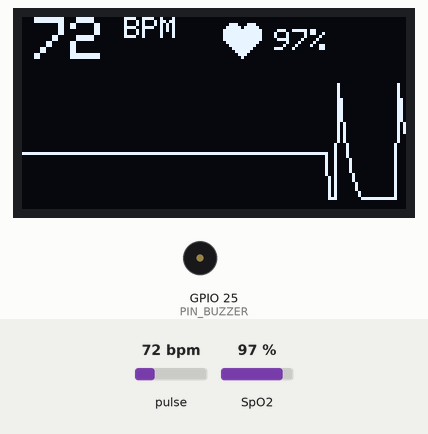
The sketch below on a simulated ESP32. On the bench: 128×64 one-colour display, buzzer (waves = sounding). Inputs (shaded band) come from the test bench; at power-on: SpO2 97 %, pulse 72 bpm. WiFi joins after 1.5 s; servers stay silent unless stated; no MQTT or app messages arrive unless stated; what the sketch prints to the serial monitor is not drawn.

Above: at 5.2 s.
5.3 s: SpO2 set to 93 %
At 6.2 s:
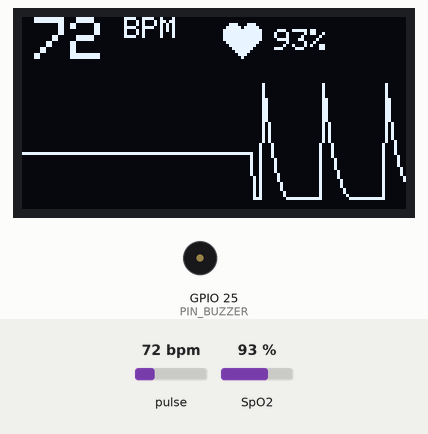
7.6 s: SpO2 set to 90 %
At 9.22 s:
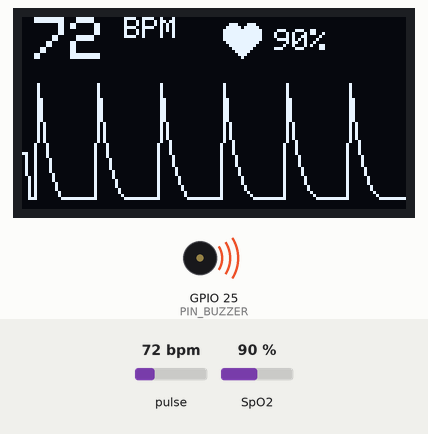
11.8 s: pulse set to 42 bpm
At 12.22 s:
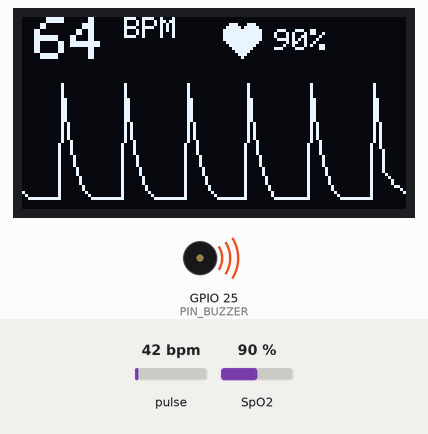
13.4 s: pulse set to 70 bpm
At 14.22 s:
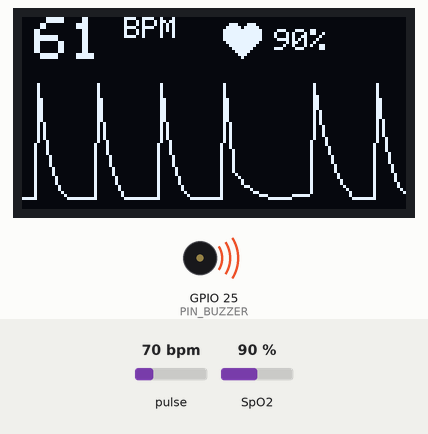
Timing chart, 0 to 16.0 s (numbered marks = the images above; inputs shaded):
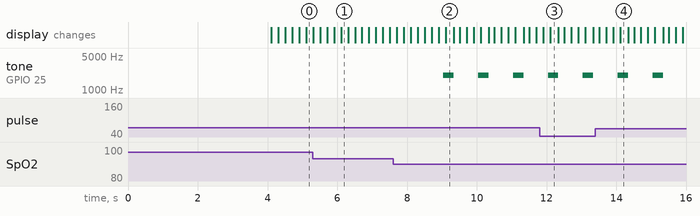

The sketch:

cardiobuddy_esp32.ino
```cpp
/*
  CardioBuddy – firmware ESP32 (capa de dispositivo, Fig. 1 del informe)

  Hardware:
    - ESP32 DevKit
    - Módulo pulsioxímetro MAX30102 (I2C 0x57)
    - Pantalla OLED SSD1306 128x64 (I2C 0x3C)
    - Zumbador en GPIO 25
    Conexión I2C compartida: SDA = GPIO 21, SCL = GPIO 22, VCC = 3V3, GND = GND

  Librerías (Gestor de librerías de Arduino IDE):
    - "SparkFun MAX3010x Pulse and Proximity Sensor Library"
    - "Adafruit SSD1306" y "Adafruit GFX Library"
    - "PubSubClient" (Nick O'Leary)

  Publica cada ~1 s en MQTT, tópico cardiobuddy/<DISPOSITIVO>/telemetria:
    {"fc": 92, "spo2": 98, "token": "..."}
  La pantalla y el zumbador funcionan aunque no haya Wi-Fi.
*/
#include <WiFi.h>
#include <PubSubClient.h>
#include <Wire.h>
#include <Adafruit_GFX.h>
#include <Adafruit_SSD1306.h>
#include "MAX30105.h"
#include "spo2_algorithm.h"

// ------------------------------------------------------------ configuración
const char* WIFI_SSID   = "TU_RED";
const char* WIFI_PASS   = "TU_CLAVE";
const char* MQTT_HOST   = "192.168.1.50";      // IP de la PC donde corre el servidor
const int   MQTT_PORT   = 1883;
const char* DISPOSITIVO = "cb-01";             // mismo código que en el formulario web
const char* TOKEN       = "cambia-este-token"; // igual a CB_DEVICE_TOKEN del servidor

const int EDAD = 6;            // para la alerta local (la web usa la edad del perfil)
const int SPO2_MIN = 92;
const int PIN_BUZZER = 25;
const uint32_t IR_DEDO = 50000; // bajo este valor no hay dedo sobre el sensor

// ------------------------------------------------------------ objetos
Adafruit_SSD1306 oled(128, 64, &Wire, -1);
MAX30105 sensor;
WiFiClient red;
PubSubClient mqtt(red);

const int N = 100;             // muestras para el algoritmo (4 s a 25 Hz)
uint32_t irBuf[N], redBuf[N];
int32_t spo2, fc; int8_t spo2Ok, fcOk;
int fcMostrada = 0, spo2Mostrada = 0, criticas = 0;
uint8_t onda[128]; int ondaPos = 0;
unsigned long ultimoIntentoWifi = 0, ultimoIntentoMqtt = 0;

int fcMax(int edad) { return edad <= 2 ? 160 : edad <= 5 ? 150 : edad <= 12 ? 140 : 130; }

// ------------------------------------------------------------ conectividad (no bloqueante)
void mantenerRed() {
  if (WiFi.status() != WL_CONNECTED) {
    if (millis() - ultimoIntentoWifi > 10000) {
      ultimoIntentoWifi = millis();
      WiFi.begin(WIFI_SSID, WIFI_PASS);
    }
    return;
  }
  if (!mqtt.connected() && millis() - ultimoIntentoMqtt > 5000) {
    ultimoIntentoMqtt = millis();
    mqtt.connect((String("cb-") + DISPOSITIVO).c_str());
  }
  mqtt.loop();
}

void publicar() {
  if (!mqtt.connected()) return;
  char json[96];
  if (spo2Mostrada > 0)
    snprintf(json, sizeof(json), "{\"fc\":%d,\"spo2\":%d,\"token\":\"%s\"}", fcMostrada, spo2Mostrada, TOKEN);
  else
    snprintf(json, sizeof(json), "{\"fc\":%d,\"spo2\":null,\"token\":\"%s\"}", fcMostrada, TOKEN);
  char topico[64];
  snprintf(topico, sizeof(topico), "cardiobuddy/%s/telemetria", DISPOSITIVO);
  mqtt.publish(topico, json);
}

// ------------------------------------------------------------ pantalla
void dibujar(bool dedo) {
  oled.clearDisplay();
  oled.setTextColor(SSD1306_WHITE);
  if (!dedo) {
    oled.setTextSize(1); oled.setCursor(10, 24); oled.print("Coloca tu dedo");
    oled.setCursor(10, 36); oled.print("sobre el sensor");
  } else {
    oled.setTextSize(2); oled.setCursor(4, 0);
    if (fcMostrada > 0) oled.print(fcMostrada); else oled.print("--");
    oled.setTextSize(1); oled.print(" BPM");
    oled.setCursor(84, 4); if (spo2Mostrada > 0) { oled.print(spo2Mostrada); oled.print("%"); }
    // corazón
    oled.fillCircle(70, 5, 3, SSD1306_WHITE); oled.fillCircle(76, 5, 3, SSD1306_WHITE);
    oled.fillTriangle(67, 6, 79, 6, 73, 13, SSD1306_WHITE);
    // onda tipo ECG (señal IR desplazándose)
    for (int x = 1; x < 128; x++) {
      int a = onda[(ondaPos + x - 1) % 128], b = onda[(ondaPos + x) % 128];
      oled.drawLine(x - 1, a, x, b, SSD1306_WHITE);
    }
  }
  oled.display();
}

void agregarOnda(uint32_t ir) {
  static float base = 0, minv = 1e9, maxv = 0;
  base = base == 0 ? ir : base * 0.95 + ir * 0.05;
  float v = ir - base;
  minv = min(minv * 0.99f + v * 0.01f, v); maxv = max(maxv * 0.99f + v * 0.01f, v);
  float rango = max(maxv - minv, 50.0f);
  int y = 60 - (int)((v - minv) / rango * 38);   // zona de 22 a 60 px
  onda[ondaPos] = constrain(y, 22, 60);
  ondaPos = (ondaPos + 1) % 128;
}

// ------------------------------------------------------------ setup / loop
void setup() {
  Serial.begin(115200);
  pinMode(PIN_BUZZER, OUTPUT);
  Wire.begin(21, 22);
  if (!oled.begin(SSD1306_SWITCHCAPVCC, 0x3C)) Serial.println("OLED no encontrada");
  if (!sensor.begin(Wire, I2C_SPEED_FAST)) {
    Serial.println("MAX30102 no encontrado. Revisa el cableado.");
    oled.clearDisplay(); oled.setCursor(0, 20); oled.setTextColor(SSD1306_WHITE);
    oled.print("Sensor no encontrado"); oled.display();
    while (true) delay(1000);
  }
  // brillo, promedio, modo (2 = rojo + IR), frecuencia, ancho de pulso, rango ADC
  sensor.setup(60, 4, 2, 100, 411, 4096);
  for (int i = 0; i < 128; i++) onda[i] = 45;
  WiFi.mode(WIFI_STA);
  mqtt.setServer(MQTT_HOST, MQTT_PORT);
  // primer llenado del búfer
  for (int i = 0; i < N; i++) {
    while (!sensor.available()) sensor.check();
    redBuf[i] = sensor.getRed(); irBuf[i] = sensor.getIR(); sensor.nextSample();
  }
}

void loop() {
  // desplaza 75 muestras y toma 25 nuevas (~1 s)
  for (int i = 25; i < N; i++) { redBuf[i - 25] = redBuf[i]; irBuf[i - 25] = irBuf[i]; }
  for (int i = 75; i < N; i++) {
    while (!sensor.available()) { sensor.check(); mantenerRed(); }
    redBuf[i] = sensor.getRed(); irBuf[i] = sensor.getIR(); sensor.nextSample();
    agregarOnda(irBuf[i]);
    if (i % 5 == 0) dibujar(irBuf[i] > IR_DEDO);
  }

  bool dedo = irBuf[N - 1] > IR_DEDO;
  if (!dedo) { fcMostrada = spo2Mostrada = 0; criticas = 0; noTone(PIN_BUZZER); dibujar(false); return; }

  maxim_heart_rate_and_oxygen_saturation(irBuf, N, redBuf, &spo2, &spo2Ok, &fc, &fcOk);
  if (fcOk && fc > 30 && fc < 250) fcMostrada = fcMostrada ? (fcMostrada * 3 + fc) / 4 : fc; // suavizado
  if (spo2Ok && spo2 > 50 && spo2 <= 100) spo2Mostrada = spo2;

  if (fcMostrada > 0) {
    publicar();
    Serial.printf("FC %d lpm  SpO2 %d%%\n", fcMostrada, spo2Mostrada);
    // alerta local: no depende de la nube
    bool critica = fcMostrada > fcMax(EDAD) || (spo2Mostrada > 0 && spo2Mostrada < SPO2_MIN);
    criticas = critica ? criticas + 1 : 0;
    if (criticas >= 2) tone(PIN_BUZZER, 2000, 300); else noTone(PIN_BUZZER);
  }
}
```

Measured:
- the behaviour switches between 92 and 91 % on SpO2 (found by bisection; images 1 and 2)
- after the input at 7.6 s, tone on GPIO 25 (PIN_BUZZER): alternates 2000 Hz for 0.30 s and silent for 0.70 s, starting after 1.4 s
